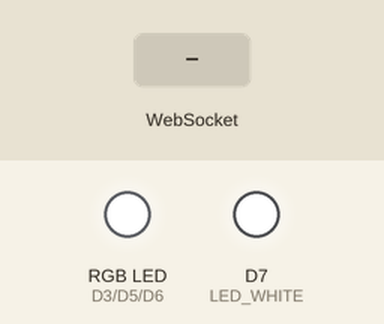
The sketch below on a simulated ESP8266 (Wemos D1 mini). Shown: an RGB LED mixed from three pins (HIGH = lit), output pins drawn as LEDs (lit = HIGH). The test bench sets the inputs (shaded band). WiFi joins after 1.5 s; servers stay silent unless stated; EEPROM starts erased; what the sketch prints to the serial monitor is not drawn.

Above: at 6.7 s.
6.8 s: WebSocket text "5" received
At 7.9 s:
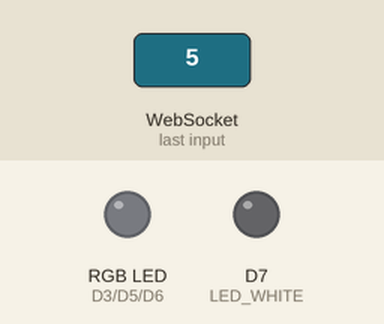
Timing chart, 0 to 9.8 s (numbered marks = the images above; inputs shaded):
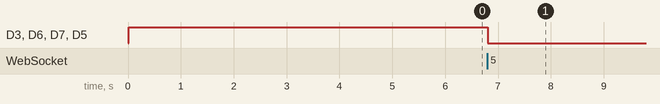

The sketch:

ESP8266_LedStripe_WS.ino
```cpp
const char* ssid      = "Hogwarts School of Wizardry";
const char* password  = "";

/*
 */

// WeMos D1 R1
// 80 MHz
// 4M (1M SPIFFS)
// v2 Lower Memory
// 115200

// Arduino Wemos D1
/*
static const uint8_t D0   = 16;
static const uint8_t D1   = 5;
static const uint8_t D2   = 4;
static const uint8_t D3   = 0;   SCL,  RED
static const uint8_t D4   = 2;
static const uint8_t D5   = 14;  SCK,  GREEN
static const uint8_t D6   = 12;  MISO, BLUE
static const uint8_t D7   = 13;  MOSI, WHITE
static const uint8_t D8   = 15;
static const uint8_t RX   = 3;
static const uint8_t TX   = 1;
*/

#include <Arduino.h>

#include <ESP8266WiFi.h>
//#include <ESP8266WiFiMulti.h>
#include <WebSocketsServer.h>
#include <ESP8266WebServer.h>
#include <ESP8266mDNS.h>
#include <EEPROM.h>
#include <Hash.h>

#include "ArduinoJson.h"

void SetupWifi()
{
  IPAddress ip(192, 168, 178, 66);
  IPAddress gateway(192, 168, 178, 1);
  Serial.print(F("Setting static ip to : "));
  Serial.println(ip);
  IPAddress subnet(255, 255, 255, 0);
  WiFi.config(ip, gateway, subnet);
  WiFi.begin(ssid, password);

  while(WiFi.status() != WL_CONNECTED) {
    Serial.print(".");
    delay(100);
  }
  Serial.println("<>");
}

int _BLUE = D6;
int _GREEN = D5;
int _RED = D3;
int _WHITE = D7;

int r = 0;
int g = 0;
int b = 0;
int w = 0;
int w1 = 0;
int w2 = 0;

#define LED_RED     _RED
#define LED_GREEN   _GREEN
#define LED_BLUE    _BLUE
#define LED_WHITE   _WHITE

#define USE_SERIAL Serial

//ESP8266WiFiMulti WiFiMulti;
ESP8266WebServer server(80);
WebSocketsServer webSocket = WebSocketsServer(81);

void EEPROMWriteInt(int p_address, int p_value)
{
  byte lowByte = ((p_value >> 0) & 0xFF);
  byte highByte = ((p_value >> 8) & 0xFF);
  EEPROM.write(p_address, lowByte);
  EEPROM.write(p_address + 1, highByte);
}

unsigned int EEPROMReadInt(int p_address)
{
  byte lowByte = EEPROM.read(p_address);
  byte highByte = EEPROM.read(p_address + 1);
  return ((lowByte << 0) & 0xFF) + ((highByte << 8) & 0xFF00);
}

void storeValues()
{
  EEPROMWriteInt(0, r);
  EEPROMWriteInt(5, g);
  EEPROMWriteInt(10, b);
  EEPROMWriteInt(15, w);
  EEPROM.commit();
}

void restoreValues()
{
  r = EEPROMReadInt(0);
  g = EEPROMReadInt(5);
  b = EEPROMReadInt(10);
  w = EEPROMReadInt(15);
}

void ShowValues()
{
  analogWrite(LED_WHITE, w);
  analogWrite(LED_RED, r);
  analogWrite(LED_GREEN, g);
  analogWrite(LED_BLUE, b);

  USE_SERIAL.print("RED:   "); USE_SERIAL.println(r);
  USE_SERIAL.print("Green: "); USE_SERIAL.println(g);
  USE_SERIAL.print("BLUE:  "); USE_SERIAL.println(b);
  USE_SERIAL.print("WHITE: "); USE_SERIAL.println(w);
}

void webSocketEvent(uint8_t num, WStype_t type, uint8_t * payload, size_t length)
{
    switch(type)
    {
        case WStype_DISCONNECTED:
            USE_SERIAL.printf("[%u] Disconnected!\n", num);
            storeValues();
            break;
        case WStype_CONNECTED: {
            IPAddress ip = webSocket.remoteIP(num);
            USE_SERIAL.printf("[%u] Connected from %d.%d.%d.%d url: %s\n", num, ip[0], ip[1], ip[2], ip[3], payload);
            webSocket.sendTXT(num, "Connected");
            restoreValues();
            ShowValues();
        }
            break;
        case WStype_TEXT:
            USE_SERIAL.printf("[%u] get Text: %s\n", num, payload);

            StaticJsonBuffer<200> jsonBuffer;
            JsonObject& root = jsonBuffer.parseObject(payload);
            r = root["r"];
            g = root["g"];
            b = root["b"];
            w = root["w"];

            ShowValues();

            break;
    }
}

void setup()
{
  EEPROM.begin(512);
  delay(10);

  restoreValues();

  pinMode(LED_RED, OUTPUT);
  pinMode(LED_GREEN, OUTPUT);
  pinMode(LED_BLUE, OUTPUT);
  pinMode(LED_WHITE, OUTPUT);

  digitalWrite(LED_RED, 1);
  digitalWrite(LED_GREEN, 1);
  digitalWrite(LED_BLUE, 1);
  digitalWrite(LED_WHITE, 1);

  ShowValues();

  USE_SERIAL.begin(115200);
  USE_SERIAL.println();
  USE_SERIAL.println();
  USE_SERIAL.println();

  for(uint8_t t = 4; t > 0; t--)
  {
    USE_SERIAL.printf("[SETUP] BOOT WAIT %d...\n", t);
    USE_SERIAL.flush();
    delay(1000);
  }

  SetupWifi();

  webSocket.begin();
  webSocket.onEvent(webSocketEvent);

  if(MDNS.begin("esp8266")) {
    USE_SERIAL.println("MDNS responder started");
  }

  server.on("/", []() {

  char buf[2048] = {0};
  sprintf(buf, "<html><head>" \
        "<meta name=\"viewport\" content=\"width=device-width, initial-scale=1\"> " \
        "<script>var connection = new WebSocket('ws://'+location.hostname+':81/'," \
        "['arduino']); /*connection.onopen = function () { connection.send('Connect ' + new Date()); };*/ " \
        "connection.onerror = function (error) {    console.log('WebSocket Error ', error);};connection.onmessage " \
        "= function (e) {  console.log('Server: ', e.data);};function sendRGB() {  " \
          "var r = parseInt(document.getElementById('r').value);  " \
          "var g = parseInt(document.getElementById('g').value);  " \
          "var b = parseInt(document.getElementById('b').value);  " \
          "var w = parseInt(document.getElementById('w').value);  " \
          "var dataToSend = new Object(); " \
          "dataToSend.r = parseInt(r); " \
          "dataToSend.g = parseInt(g); " \
          "dataToSend.b = parseInt(b); " \
          "dataToSend.w = parseInt(w); " \
          "var data = JSON.stringify(dataToSend); " \
          "console.log('DATA:  ' + data); connection.send(data); } " \
          "</script></head>" \
          "<body>LED Control:<br/><br/>" \
           "R: <input id=\"r\" value=\"%i\" type=\"range\" min=\"0\" max=\"%i\" step=\"1\" oninput=\"sendRGB();\" /><br/>" \
           "G: <input id=\"g\" value=\"%i\" type=\"range\" min=\"0\" max=\"%i\" step=\"1\" oninput=\"sendRGB();\" /><br/>" \
           "B: <input id=\"b\" value=\"%i\" type=\"range\" min=\"0\" max=\"%i\" step=\"1\" oninput=\"sendRGB();\" /><br/>" \
           "W: <input id=\"w\" value=\"%i\" type=\"range\" min=\"0\" max=\"%i\" step=\"1\" oninput=\"sendRGB();\" /><br/>" \
           "</body></html>",
          (int)r, PWMRANGE, (int)g, PWMRANGE, (int)b, PWMRANGE, (int)w, PWMRANGE);

        server.send(200, "text/html", buf);
  });

  server.begin();

  MDNS.addService("http", "tcp", 80);
  MDNS.addService("ws", "tcp", 81);
}

void loop()
{
  webSocket.loop();
  server.handleClient();
}
```

Measured:
- after the input at 6.8 s, D3 (LED_RED), D6 (LED_BLUE), D7 (LED_WHITE), D5 (LED_GREEN): HIGH → LOW at once
